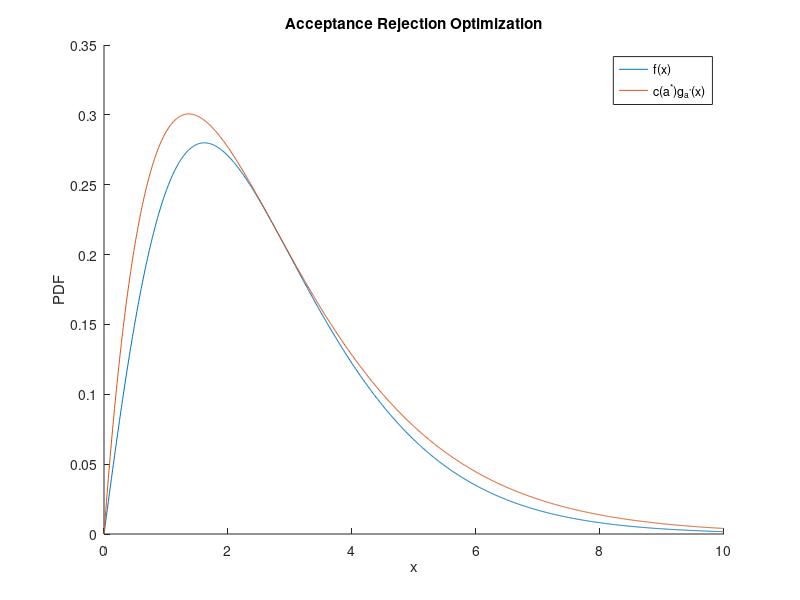

Reproduce this figure in MATLAB.
%% Markov Chain HW3, Problem 1
% Cooper Wark
clear all; clc; close all;

% plot of f(x), and c(a*)ga*(x)
x = linspace(0,10,1000);
a = sqrt(3) - 1;

f = (1/3).*x.*(1+x).*exp(1).^(-x); % f(x)

c = exp(1)^(-a)/(3*a^2*(1-a)); % c(a*)
g = a^2.*x.*exp(1).^(-a.*x); % ga*(x)
cg = c * g; % c(a*)ga*(x)

figure(); hold on;
plot(x,f);
plot(x,cg);
xlabel("x");
ylabel("PDF");
title("Acceptance Rejection Optimization")
legend("f(x)","c(a^*)g_{a^*}(x)")